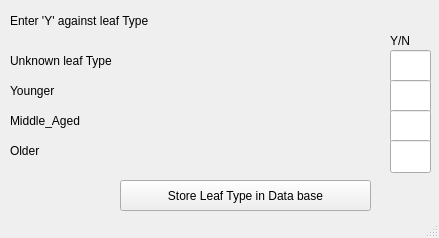
<?xml version="1.0" encoding="UTF-8"?>
<ui version="4.0">
 <class>MainWindow</class>
 <widget class="QMainWindow" name="MainWindow">
  <property name="geometry">
   <rect>
    <x>0</x>
    <y>0</y>
    <width>439</width>
    <height>238</height>
   </rect>
  </property>
  <property name="windowTitle">
   <string>Leaf Type</string>
  </property>
  <widget class="QWidget" name="centralwidget">
   <widget class="QPushButton" name="pushButton">
    <property name="geometry">
     <rect>
      <x>120</x>
      <y>180</y>
      <width>251</width>
      <height>31</height>
     </rect>
    </property>
    <property name="text">
     <string>Store Leaf Type in Data base</string>
    </property>
   </widget>
   <widget class="QLineEdit" name="lineEdit_4">
    <property name="geometry">
     <rect>
      <x>390</x>
      <y>50</y>
      <width>41</width>
      <height>33</height>
     </rect>
    </property>
   </widget>
   <widget class="QLabel" name="label_3">
    <property name="geometry">
     <rect>
      <x>10</x>
      <y>10</y>
      <width>201</width>
      <height>21</height>
     </rect>
    </property>
    <property name="text">
     <string>Enter 'Y' against leaf Type</string>
    </property>
   </widget>
   <widget class="QLabel" name="label_4">
    <property name="geometry">
     <rect>
      <x>10</x>
      <y>50</y>
      <width>271</width>
      <height>21</height>
     </rect>
    </property>
    <property name="text">
     <string>Unknown leaf Type</string>
    </property>
   </widget>
   <widget class="QLabel" name="label_5">
    <property name="geometry">
     <rect>
      <x>390</x>
      <y>30</y>
      <width>41</width>
      <height>21</height>
     </rect>
    </property>
    <property name="text">
     <string>Y/N</string>
    </property>
   </widget>
   <widget class="QLineEdit" name="lineEdit_5">
    <property name="geometry">
     <rect>
      <x>390</x>
      <y>80</y>
      <width>41</width>
      <height>33</height>
     </rect>
    </property>
   </widget>
   <widget class="QLineEdit" name="lineEdit_6">
    <property name="geometry">
     <rect>
      <x>390</x>
      <y>110</y>
      <width>41</width>
      <height>33</height>
     </rect>
    </property>
   </widget>
   <widget class="QLineEdit" name="lineEdit_7">
    <property name="geometry">
     <rect>
      <x>390</x>
      <y>140</y>
      <width>41</width>
      <height>33</height>
     </rect>
    </property>
   </widget>
   <widget class="QLabel" name="label_6">
    <property name="geometry">
     <rect>
      <x>10</x>
      <y>80</y>
      <width>271</width>
      <height>21</height>
     </rect>
    </property>
    <property name="text">
     <string>Younger</string>
    </property>
   </widget>
   <widget class="QLabel" name="label_7">
    <property name="geometry">
     <rect>
      <x>10</x>
      <y>110</y>
      <width>381</width>
      <height>21</height>
     </rect>
    </property>
    <property name="text">
     <string>Middle_Aged</string>
    </property>
   </widget>
   <widget class="QLabel" name="label_8">
    <property name="geometry">
     <rect>
      <x>10</x>
      <y>140</y>
      <width>321</width>
      <height>21</height>
     </rect>
    </property>
    <property name="text">
     <string>Older</string>
    </property>
   </widget>
  </widget>
  <widget class="QStatusBar" name="statusbar"/>
 </widget>
 <resources/>
 <connections/>
</ui>
